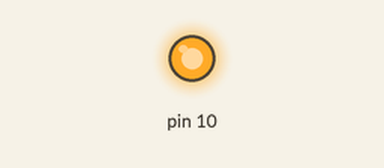
This sketch was run on a simulated Arduino Uno, built with avr-gcc and run on an emulated ATmega328P. On the bench: output pins drawn as LEDs (lit = HIGH). What the sketch prints to the serial monitor is not drawn.

Above: at 0.1 s.
Timing chart, 0 to 1.6 s (numbered marks = the images above):
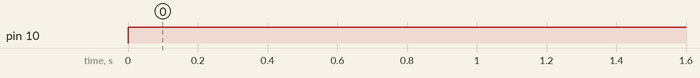

The sketch:

Lab1-m.ino
```cpp
#include <SPI.h>
String textSend="", textReceive="";


void setup (void) {
   Serial.begin(115200);
   digitalWrite(SS, HIGH); // 確保SS初始狀態為HIGH
   SPI.begin ();
   SPI.setClockDivider(SPI_CLOCK_DIV8);//設定時脈為16/8 = 2 Mhz
}

void loop (void) {
   char c;
   digitalWrite(SS, LOW); //開始與從機通訊 //SS pin為10
   textSend="hello"; textReceive="";
   // textSend = Serial.readString();
   if(textSend != ""){
    for(int i = 0; i < textSend.length(); i++){
      delayMicroseconds (20);
      SPI.transfer(textSend[i]);
      Serial.print(textSend[i]);
      Serial.print("\n");
    }

    Serial.print ("Master: ");
    Serial.println (textSend);
    }
    else{
      int i = 0;
      char c;
      do{
        delayMicroseconds (20);
        c = SPI.transfer(1);
        textReceive += c;
        i++;
      }while(textReceive[i] != 0);
      if(textReceive[i] == 0){
        Serial.print ("Slave: ");
        Serial.println (textReceive);
        textReceive = "";
      }
    }
   digitalWrite(SS, HIGH); // 關閉與從機的通訊
   delay(2000);
}
```

Measured:
- by itself, pin 10: LOW → HIGH at 0.00 s
